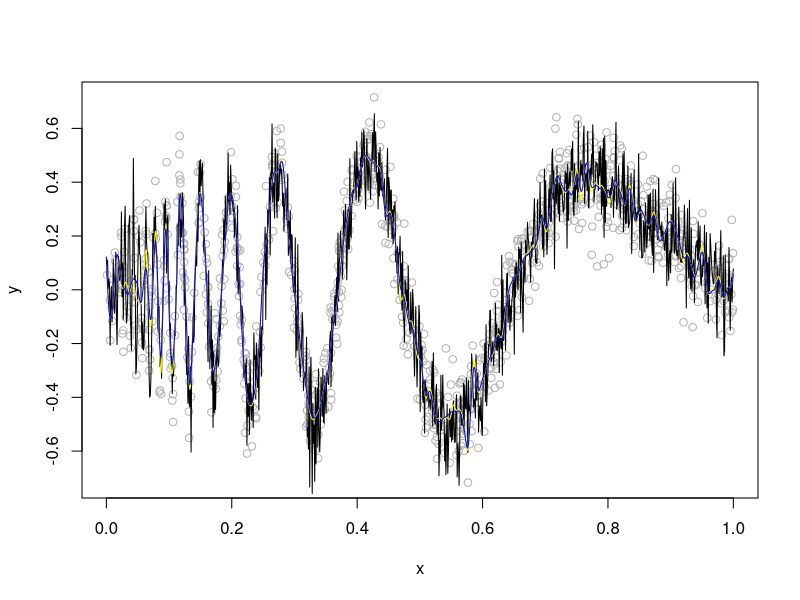
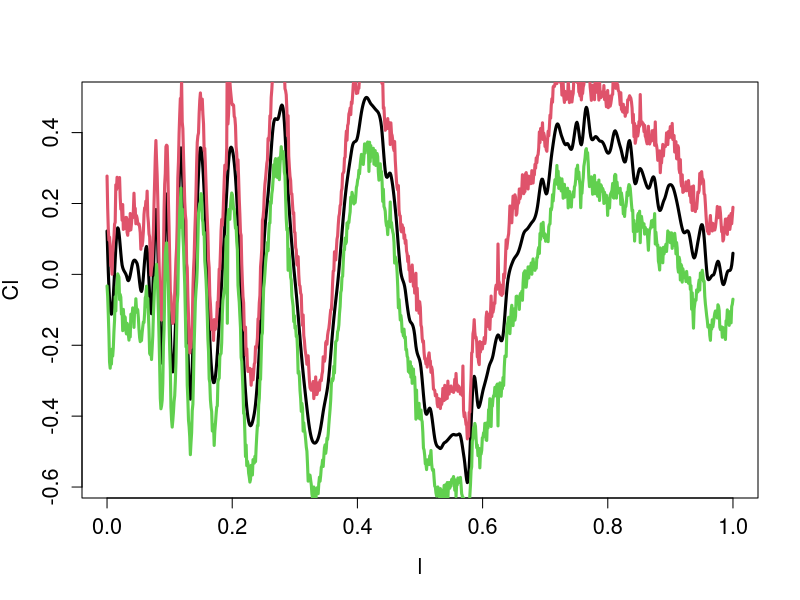

The R script that drew these images, in order:
## ---- chunk 1
library(locfit)
## ---- chunk 2
Doppler <- function(x){
  y = sqrt(x*(1-x)) * sin(2.1*pi/(x+0.05)) 
  return(y)
}

f = Doppler
n = 1000
xlo = 0
xhi = 1
sigma = 0.1
h = 0.01

## generate data
x = runif(n, xlo, xhi)
y = Doppler(x) + rnorm(n, sd = sigma)

## fit model using locfit
locfitfit = locfit(y~x,alpha = c(0,h))

## use GCV to choose bandwidth
alphamat = matrix(0,ncol = 2, nrow = 30)
alphamat[,2] = (1.2^(seq(30) - 30)) * 2 * (xhi-xlo)

gcvs = gcvplot(y~x,alpha = alphamat)
optband = gcvs$alpha[which.min(gcvs$values),2]
locfitopt = locfit(y~x,alpha= c(0,optband))

## make plots
xg = seq(xlo,xhi, length = 1000)
plot(x,y,xlab="x", ylab = "y", col = rgb(0.7,0.7,0.7))

lines(xg, Doppler(xg) + rnorm(1000, sd = sigma), col = "black")
lines(xg,predict(locfitfit, newdata = xg), col = "yellow")
lines(xg,predict(locfitopt, newdata = xg), col = "blue")
## ---- chunk 3
## compute confidence band
## assumption: homoscedasticity of variance
## formula: fhat(x) +- Z_alpha/2 sqrt(sigmahat(x)*|l_i(x)|^2)

## sigmahat(x) = sum(residue^2) / (n - 2*nu - 2*nutilde), where nu = tr(L), nutilde = tr(L^t*T)
## they can be retrived in dp1, dp2 respectively

nu = locfitopt$dp[["df1"]]
nutilde = locfitopt$dp[["df2"]]
sigmahat = sum(residuals(locfitopt)^2)/(1000 - 2*nu + nutilde)


diaghat = predict(locfitopt,where="data",what="infl") ## L_ii
normell = predict(locfitopt,where="data",what="vari") ## |l_i(x)|

critval = kappa0(locfitopt)$crit.val ## what is this??
pred = predict(locfitopt, newdata = xg)

width = critval * sqrt(sigmahat*normell)
upper = pred + width
lower = pred - width


## plot confidence band
plot(xg, pred,lwd=3, xlab="l",ylab="Cl",cex=3,cex.axis=1.3, cex.lab=1.3,type="l")
lines(xg, upper,col = 2, lwd = 3)
lines(xg, lower,col = 3, lwd = 3)
